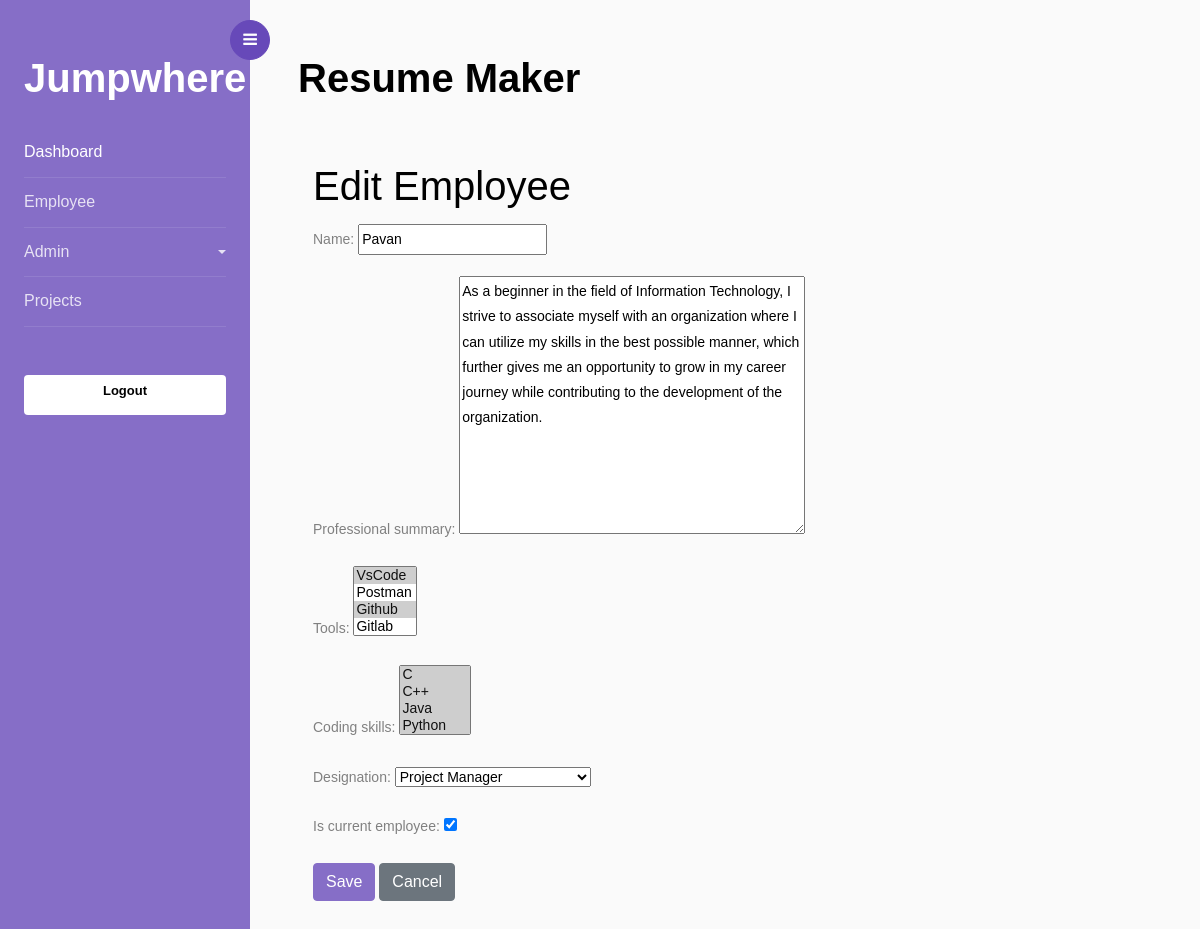
/1/edit-employee/, run on the app's committed database.
### resume/models.py (models this page shows, shortened)
class Employee(models.Model):
    name = models.CharField(max_length=50)
    professional_summary = models.TextField()
    tools = models.ManyToManyField(Tool)
    coding_skills = models.ManyToManyField(CodingSkill)
    designation = models.ForeignKey(Designation, on_delete=models.CASCADE)
    is_current_employee = models.BooleanField(default=True)
    is_deleted = models.BooleanField(default=False)
    mapped_project = models.ManyToManyField(Projects)

class Tool(models.Model):
    name = models.CharField(max_length=100)
    flag = models.BooleanField(default=True)
    def __str__(self):
        return self.name

### resume/views.py (the view)
# urls.py: path('<int:id>/edit-employee/', views.employee_edit, name='edit'),
def employee_edit(request, id):
    employee = get_object_or_404(Employee, id=id)
    if request.method == 'POST':
        form = EmployeeForm(request.POST, instance=employee)
        if form.is_valid():
            form.save()
            return redirect('list')
    else:
        form = EmployeeForm(instance=employee)
    return render(request, 'employee_form.html', {'form': form})

### resume/forms.py
class EmployeeForm(forms.ModelForm):
    tools = forms.ModelMultipleChoiceField(queryset=Tool.objects.all())
    coding_skills = forms.ModelMultipleChoiceField(queryset=CodingSkill.objects.all())
    designation = forms.ModelChoiceField(queryset=Designation.objects.all())
    class Meta:
        model = Employee
        fields = ['name', 'professional_summary', 'tools', 'coding_skills', 'designation', 'is_current_employee']

### resume/models.py (called while the page is built)
    def __str__(self):
        return self.name

    def __str__(self):
        return self.name

### templates/employee_form.html (shortened to what this page needs)
{% extends 'home.html' %}
{% block content %}
<div class="container mt-5">
  <h1>{% if form.instance.pk %}Edit{% else %}Create{% endif %} Employee</h1>
  <form method="POST">
    {{ form.as_p }}
    <button type="submit" class="btn btn-primary">Save</button>
    <a href="{% url 'list' %}" class="btn btn-secondary">Cancel</a>
  </form>
</div>
{% endblock %}

### data on the page
Employee: name "Pavan", professional_summary "As a beginner in the field of Information Technology, I strive to associate myself with an organization where I can utilize my skills in the best possible manner, which further gives me an opportunity to grow in my career journey while contributing to the development of the organization.", designation "Project Manager", is_current_employee "☑"
